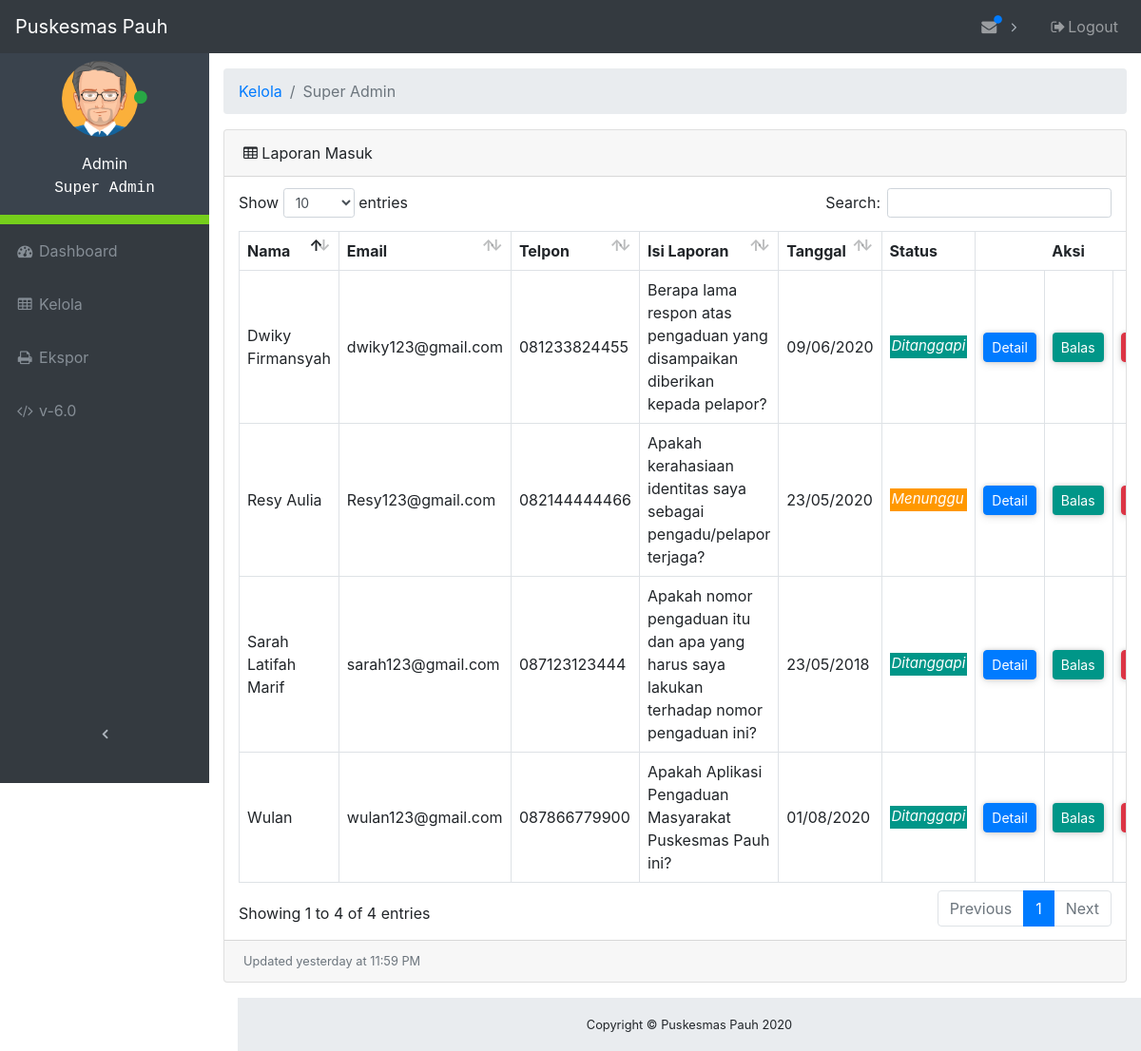
The app's page /admin/tables.php (signed in) with its own data.
### tables this page shows
CREATE TABLE `divisi` (
  `id_divisi` int(11) NOT NULL,
  `nama_divisi` varchar(64) NOT NULL
);

CREATE TABLE `laporan` (
  `id` int(11) NOT NULL,
  `nama` varchar(64) NOT NULL,
  `email` varchar(64) NOT NULL,
  `telpon` varchar(12) NOT NULL,
  `alamat` varchar(256) NOT NULL,
  `tujuan` int(11) NOT NULL,
  `isi` varchar(2048) NOT NULL,
  `tanggal` timestamp NOT NULL DEFAULT CURRENT_TIMESTAMP ON UPDATE CURRENT_TIMESTAMP,
  `status` varchar(12) NOT NULL
);

### admin/database.php (called while the page is built, shortened)
<?php
$db_host = "localhost";
$db_user = "root";
$db_pass = "";
$db_name = "pengaduan_wulan";
try {
    $db = new PDO("mysql:host=$db_host;dbname=$db_name", $db_user, $db_pass);
} catch(PDOException $e) {
    die("Terjadi masalah: " . $e->getMessage());
}
function logged_admin () {
    global $db, $admin_login, $divisi, $id_admin;
    $sql = "SELECT * FROM admin, divisi WHERE admin.username = :username AND admin.divisi = divisi.id_divisi";
    $stmt = $db->prepare($sql);
    $stmt->bindValue(':username', $admin_login);
    $stmt->execute();
    foreach ($stmt as $col) {
        $divisi = $col['nama_divisi'];
    }
}

### admin/tables.php (the view, shortened to what this page needs)
<?php
    require_once("database.php");
    logged_admin ();
?>
<!DOCTYPE html>
<html lang="en">
<head>
    <link href="vendor/bootstrap/css/bootstrap.css" rel="stylesheet">
    <link href="vendor/font-awesome/css/font-awesome.min.css" rel="stylesheet" type="text/css">
    <link href="vendor/datatables/dataTables.bootstrap4.css" rel="stylesheet">
    <link href="css/admin.css" rel="stylesheet">
</head>
<body class="fixed-nav sticky-footer" id="page-top">
    <nav class="navbar navbar-expand-lg navbar-dark bg-dark fixed-top" id="mainNav">
        <a class="navbar-brand" href="index"> Puskesmas Pauh</a>
        <div class="collapse navbar-collapse" id="navbarResponsive">
            <ul class="navbar-nav navbar-sidenav sidebar-menu" id="exampleAccordion">
                <li class="sidebar-profile nav-item" data-toggle="tooltip" data-placement="right" title="Admin">
                    <div class="profile-main">
                        <p class="image">
                            <img alt="image" src="images/avatar1.png" width="80">
                            <span class="status"><i class="fa fa-circle text-success"></i></span>
                        </p>
                        <p>
                            <span class="">Admin</span><br>
                            <span class="user" style="font-family: monospace;"><?php echo $divisi; ?></span>
                        </p>
                    </div>
                </li>
                <li class="nav-item" data-toggle="tooltip" data-placement="right" title="Dashboard">
                    <a class="nav-link" href="index">
                        <i class="fa fa-fw fa-dashboard"></i>
                        <span class="nav-link-text">Dashboard</span>
                    </a>
                </li>
                <li class="nav-item" data-toggle="tooltip" data-placement="right" title="Tables">
                    <a class="nav-link" href="tables">
                        <i class="fa fa-fw fa-table"></i>
                        <span class="nav-link-text">Kelola</span>
                    </a>
                </li>
                <li class="nav-item" data-toggle="tooltip" data-placement="right" title="Export">
                    <a class="nav-link" href="export">
                        <i class="fa fa-fw fa-print"></i>
                        <span class="nav-link-text">Ekspor</span>
                    </a>
                </li>
                <li class="nav-item" data-toggle="tooltip" data-placement="right" title="Version">
                    <a class="nav-link" href="#VersionModal" data-toggle="modal" data-target="#VersionModal">
                        <i class="fa fa-fw fa-code"></i>
                        <span class="nav-link-text">v-6.0</span>
                    </a>
                </li>
            </ul>
            <ul class="navbar-nav sidenav-toggler">
                <li class="nav-item">
                    <a class="nav-link text-center" id="sidenavToggler">
                        <i class="fa fa-fw fa-angle-left"></i>
                    </a>
                </li>
            </ul>
            <ul class="navbar-nav ml-auto">
                <li class="nav-item dropdown">
                    <a class="nav-link dropdown-toggle mr-lg-2" id="messagesDropdown" href="#" data-toggle="dropdown" aria-haspopup="true" aria-expanded="false">
                        <i class="fa fa-fw fa-envelope"></i>
                        <span class="indicator text-primary d-none d-lg-block">
                            <i class="fa fa-fw fa-circle"></i>
                        </span>
                    </a>
                    <?php
                        $statement = $db->query("SELECT * FROM laporan ORDER BY laporan.id DESC LIMIT 1");
                     ?>
                </li>
                <li class="nav-item">
                    <a class="nav-link" data-toggle="modal" data-target="#exampleModal">
                        <i class="fa fa-fw fa-sign-out"></i>Logout
                    </a>
                </li>
            </ul>
        </div>
    </nav>
    <div class="content-wrapper">
        <div class="container-fluid">
            <ol class="breadcrumb">
                <li class="breadcrumb-item">
                    <a href="#">Kelola</a>
                </li>
                <li class="breadcrumb-item active"><?php echo $divisi; ?></li>
            </ol>
            <div class="card mb-3">
                <div class="card-header">
                    <i class="fa fa-table"></i> Laporan Masuk
                </div>
                <div class="card-body">
                    <div class="table-responsive">
                        <table class="table table-bordered" id="dataTable">
                            <thead>
                                <tr>
                                    <th>Nama</th>
                                    <th>Email</th>
                                    <th>Telpon</th>
                                    <th>Isi Laporan</th>
                                    <th>Tanggal</th>
                                    <th class="sorting_asc_disabled sorting_desc_disabled">Status</th>
                                    <th class="th-no-border sorting_asc_disabled sorting_desc_disabled"></th>
                                    <th class="th-no-border sorting_asc_disabled sorting_desc_disabled" style="text-align:right">Aksi</th>
                                    <th class="sorting_asc_disabled sorting_desc_disabled"></th>
                                </tr>
                            </thead>
                            <tbody>
<?php
    if ($id_admin > 0) {
        $statement = $db->query("SELECT * FROM laporan, divisi WHERE laporan.tujuan = divisi.id_divisi AND laporan.tujuan = $id_admin ORDER BY laporan.id DESC");
    } else {
        $statement = $db->query("SELECT * FROM `laporan` ORDER BY id DESC");
    }
    foreach ($statement as $key ) {
        $mysqldate = $key['tanggal'];
        $phpdate = strtotime($mysqldate);
        $tanggal = date( 'd/m/Y', $phpdate);
        $status  = $key['status'];
        if($status == "Ditanggapi") {
            $style_status = "<p style=\"background-color:#009688;color:#fff;padding-left:2px;padding-right:2px;padding-bottom:2px;margin-top:16px;font-size:15px;font-style:italic;\">Ditanggapi</p>";
        } else {
            $style_status = "<p style=\"background-color:#FF9800;color:#fff;padding-left:2px;padding-right:2px;padding-bottom:2px;margin-top:16px;font-size:15px;font-style:italic;\">Menunggu</p>";
        }
?>
                                <tr>
                                    <td><?php echo $key['nama']; ?></td>
                                    <td><?php echo $key['email']; ?></td>
                                    <td><?php echo $key['telpon']; ?></td>
                                    <td><?php echo $key['isi']; ?></td>
                                    <td><?php echo $tanggal; ?></td>
                                    <td><?php echo $style_status; ?></td>
                                    <td class="td-no-border">
                                        <button type="button" class="btn btn-primary btn-sm btn-custom card-shadow-2" data-toggle="modal" data-target="#ModalDetail<?php echo $key['id']; ?>">
                                            Detail
                                        </button>
                                    </td>
                                    <td class="td-no-border">
                                        <button type="button" class="btn btn-primary-custom btn-sm btn-custom card-shadow-2" data-toggle="modal" data-target="#ModalBalas<?php echo $key['id']; ?>">
                                            Balas
                                        </button>
                                    </td>
                                    <td class="td-no-border">
                                        <button type="button" class="btn btn-danger btn-sm btn-custom card-shadow-2" data-toggle="modal" data-target="#ModalHapus<?php echo $key['id']; ?>">
                                        </button>
                                    </td>
                                </tr>
<?php
    }
?>
                            </tbody>
                        </table>
                    </div>
                </div>
                <div class="card-footer small text-muted">Updated yesterday at 11:59 PM</div>
            </div>
        </div>
        <footer class="sticky-footer">
            <div class="container">
                <div class="text-center">
                    <small>Copyright © Puskesmas Pauh 2020</small>
                </div>
            </div>
        </footer>
    </div>
</body>
</html>

### admin/css/admin.css (style rules this page uses)
html { position: relative; min-height: 100%; }
body { overflow-x: hidden; }
body.sticky-footer { margin-bottom: 56px; }
body.sticky-footer .content-wrapper { min-height: calc(100vh - 56px - 56px); }
body.fixed-nav { padding-top: 56px; }
.content-wrapper { min-height: calc(100vh - 56px); padding-top: 1rem; }
#mainNav .navbar-collapse { overflow: auto; max-height: 75vh; }
#mainNav .navbar-collapse .navbar-nav .nav-item .nav-link { cursor: pointer; }
#mainNav .navbar-collapse .sidenav-toggler { display: none; }
#mainNav .navbar-collapse .navbar-nav > .nav-item.dropdown > .nav-link { position: relative; min-width: 45px; }
#mainNav .navbar-collapse .navbar-nav > .nav-item.dropdown > .nav-link:after { float: right; width: auto; content: '\f105'; border: none; font-family: 'FontAwesome'; }
#mainNav .navbar-collapse .navbar-nav > .nav-item.dropdown > .nav-link .indicator { position: absolute; top: 5px; left: 21px; font-size: 10px; }
@media (min-width: 992px) { #mainNav .navbar-brand { width: 250px; } }
@media (min-width: 992px) { #mainNav .navbar-collapse { overflow: visible; max-height: none; } }
@media (min-width: 992px) { #mainNav .navbar-collapse .navbar-sidenav { position: absolute; top: 0; left: 0; -webkit-flex-direction: column; -ms-flex-direction: column; flex-direction: column; margin-top: 56px; } }
@media (min-width: 992px) { #mainNav .navbar-collapse .navbar-sidenav > .nav-item { width: 220px; padding: 0; } }
@media (min-width: 992px) { #mainNav .navbar-collapse .navbar-sidenav > .nav-item > .nav-link { padding: 1em; } }
@media (min-width: 992px) { #mainNav .navbar-collapse .navbar-nav > .nav-item.dropdown > .nav-link { min-width: 0; } }
@media (min-width: 992px) { #mainNav .navbar-collapse .navbar-nav > .nav-item.dropdown > .nav-link:after { width: 24px; text-align: center; } }
#mainNav.fixed-top .sidenav-toggler { display: none; }
@media (min-width: 992px) { #mainNav.fixed-top .navbar-sidenav { height: calc(110vh - 112px); } }
@media (min-width: 992px) { #mainNav.fixed-top .sidenav-toggler { position: absolute; top: 0; left: 0; display: flex; -webkit-flex-direction: column; -ms-flex-direction: column; flex-direction: column; margin-top: calc(100vh - 56px); } }
@media (min-width: 992px) { #mainNav.fixed-top .sidenav-toggler > .nav-item { width: 220px; padding: 0; } }
@media (min-width: 992px) { #mainNav.fixed-top .sidenav-toggler > .nav-item > .nav-link { padding: 1em; } }
#mainNav.fixed-top.navbar-dark .sidenav-toggler a i { color: #adb5bd; }
.content-wrapper { overflow-x: hidden; background: white; }
@media (min-width: 992px) { .content-wrapper { margin-left: 220px; } }
#sidenavToggler i { font-weight: 800; }
#mainNav.navbar-dark .navbar-collapse .navbar-sidenav > .nav-item > .nav-link { color: #868e96; }
#mainNav.navbar-dark .navbar-collapse .navbar-nav > .nav-item.dropdown > .nav-link:after { color: #adb5bd; }
@media (min-width: 992px) { #mainNav.navbar-dark .navbar-collapse .navbar-sidenav { background: #343a40; } }
footer.sticky-footer { position: absolute; right: 0; bottom: 0; width: 100%; height: 56px; background-color: #e9ecef; line-height: 55px; }
@media (min-width: 992px) { footer.sticky-footer { width: calc(100% - 250px); } }
ul.sidebar-menu li.sidebar-profile { background-color: #3A434D; padding: 10px; color: #fff; text-align: center; border-bottom: 10px solid #76CF1C; }
ul.sidebar-menu li.sidebar-profile .image img { border-radius: 60%; }
ul.sidebar-menu li.sidebar-profile .status { margin-top: -10px; font-size: 7; margin-left: -9px; }
ul.sidebar-menu li.sidebar-profile .profile-main { margin-top: 8px; }
.btn-custom { display: inline-block; }
table th.th-no-border { border: none; }
.card-shadow-2 { border-radius: 4px; box-shadow: 0 0px 5px 0 rgba(0, 0, 0, 0.16), 0 2px 10px 0 rgba(0, 0, 0, 0.12); }
.btn-primary-custom { color: #fff; background-color: #009688; }

### records on screen
laporan: nama "Dwiky Firmansyah", email "dwiky123@gmail.com", telpon "081233824455", isi "Berapa lama respon atas pengaduan yang disampaikan diberikan kepada pelapor?", tanggal "09/06/2020", status "Ditanggapi"
laporan: nama "Resy Aulia", email "Resy123@gmail.com", telpon "082144444466", isi "Apakah kerahasiaan identitas saya sebagai pengadu/pelapor terjaga?", tanggal "23/05/2020", status "Menunggu"
laporan: nama "Sarah Latifah Marif", email "sarah123@gmail.com", telpon "087123123444", isi "Apakah nomor pengaduan itu dan apa yang harus saya lakukan terhadap nomor pengaduan ini?", tanggal "23/05/2018", status "Ditanggapi"
laporan: nama "Wulan", email "wulan123@gmail.com", telpon "087866779900", isi "Apakah Aplikasi Pengaduan Masyarakat Puskesmas Pauh ini?", tanggal "01/08/2020", status "Ditanggapi"

### other values on screen
$divisi "Super Admin"
